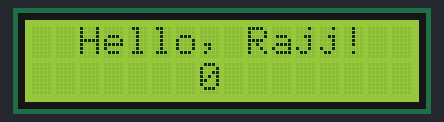
A sketch run on a simulated Arduino Uno, built with avr-gcc and run on an emulated ATmega328P. Parts: 16×2 character LCD.

Above: at 0.1 s.
At 4.1 s:
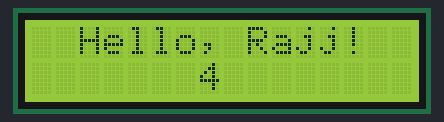
At 9.1 s:
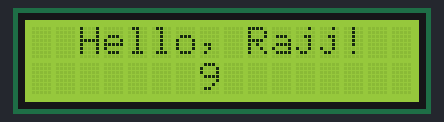
At 19.1 s:
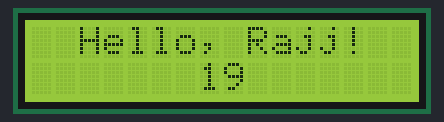
At 29.1 s:
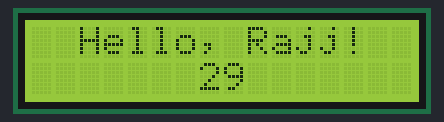
At 39.1 s:
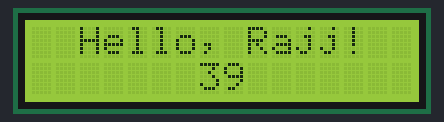

Measured:
- what the display in image 1 shows lasts 1.0 s, from 4.0 s to 5.0 s

The sketch:

Code.ino
```cpp
/*
Rajj YT
Video Link :-
https://youtu.be/hmqw_GWdo18
Circuit link:-
https://github.com/usmanrajj/LCD-with-Arduino-using-I2C
*/
#include <Wire.h>
#include <LiquidCrystal_I2C.h>  // Add this library

// Set the LCD address to 0x27 for a 16 chars and 2 line display
LiquidCrystal_I2C lcd(0x27, 16, 2);

void setup()
{
	// initialize the LCD
	lcd.begin();      // Replace "begin" with "init" if code not verifying

	// Turn on the blacklight and print a message.
	lcd.backlight();
  lcd.setCursor(2, 0);
  lcd.print("Hello, Rajj!");
}
void loop() {
  lcd.setCursor(7, 1);
  lcd.print(millis() / 1000);
}
```
